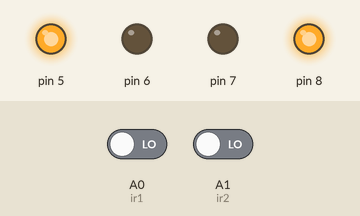
Recording of a sketch running on a simulated Arduino Uno, built with avr-gcc and run on an emulated ATmega328P. Parts: output pins drawn as LEDs (lit = HIGH). The inputs (shaded band) are chosen by the test bench; at power-on: A0 (ir1) LOW, A1 (ir2) LOW.

Above: at 1.2 s.
1.3 s: A0 (ir1) driven HIGH
At 2.5 s:
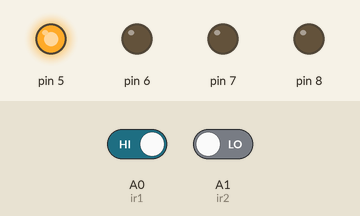
2.8 s: A0 (ir1) driven LOW
At 3.7 s:
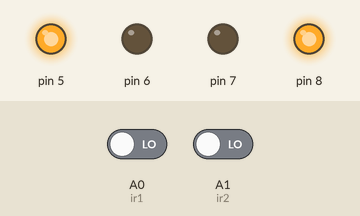
4.3 s: A1 (ir2) driven HIGH
At 4.8 s:
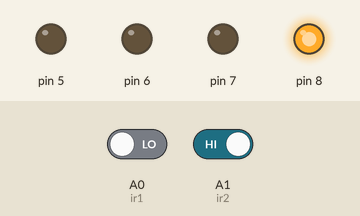
5.8 s: A1 (ir2) driven LOW
At 7.2 s:
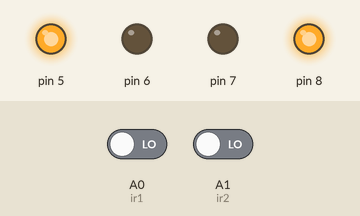
Timing chart, 0 to 8.3 s (numbered marks = the images above; inputs shaded):
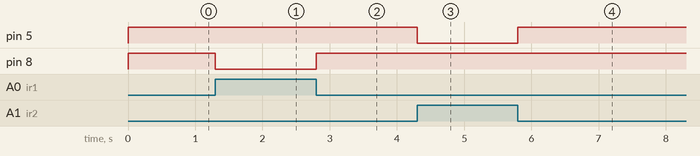

The sketch:

main.ino
```cpp
int ir1 = A0;
int ir2 = A1;

int count = 0,l,r;

void setup() {
Serial.begin(9600);
pinMode(ir1, INPUT);
pinMode(ir2, INPUT);

pinMode(5, OUTPUT);
pinMode(6, OUTPUT);
pinMode(7, OUTPUT);
pinMode(8, OUTPUT);
}

void forward() {
digitalWrite(5, HIGH);
digitalWrite(6, LOW);
digitalWrite(7, LOW);
digitalWrite(8, HIGH);
}

void left() {
digitalWrite(5, HIGH);
digitalWrite(6, LOW);
digitalWrite(7, LOW);
digitalWrite(8, LOW);
}

void right() {
digitalWrite(5, LOW);
digitalWrite(6, LOW);
digitalWrite(7, LOW);
digitalWrite(8, HIGH);
}

 void backward() {
 digitalWrite(5, LOW);
 digitalWrite(6, HIGH);
 digitalWrite(7, HIGH);
 digitalWrite(8, LOW);
 }

void stop() {
digitalWrite(5, LOW);
digitalWrite(6, LOW);
digitalWrite(7, LOW);
digitalWrite(8, LOW);
}

void loop(){
    r=digitalRead(ir1);
    l=digitalRead(ir2);
    if (l==1 && r==1)
    forward();
    if(r==1 && l==0)
    left();
    if(l==1 && r==0)
    right();
    if(l==0 && r==0) {
      forward();
    }
}
```

Measured:
- after the input at 1.3 s, pin 8: HIGH → LOW at once
- after the input at 2.8 s, pin 8: LOW → HIGH at once
- after the input at 4.3 s, pin 5: HIGH → LOW at once
- after the input at 5.8 s, pin 5: LOW → HIGH at once
